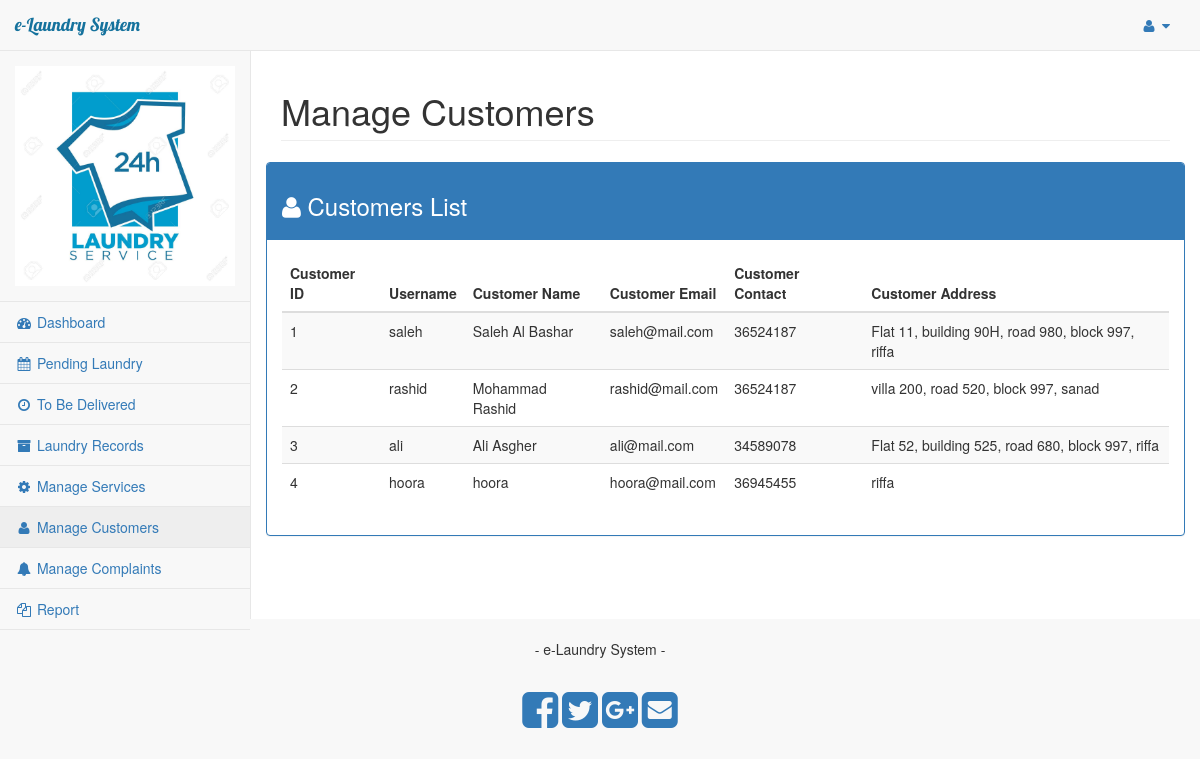
The page /admin/manage_customers.php (signed in) on the database its author committed.
### tables this page shows
CREATE TABLE `customers` (
  `id` int(11) NOT NULL,
  `name` varchar(255) NOT NULL,
  `email` varchar(255) NOT NULL,
  `contact` varchar(255) NOT NULL,
  `address` varchar(255) NOT NULL,
  `username` varchar(255) NOT NULL,
  `password` varchar(255) NOT NULL,
  `created_date` datetime NOT NULL DEFAULT CURRENT_TIMESTAMP
);

### admin/manage_customers.php (the view, shortened to what this page needs)
<?php include_once 'includes/header.php' ?>
        <div id="page-wrapper">
            <div class="row">
                <div class="col-lg-12">
                    <h1 class="page-header">Manage Customers</h1>
                </div>
            </div>
<section id="main">
  <div class="">
    <div class="row">
    <div id="errorDiv" class="col-sm-8 col-sm-offset-2">
      </div>
      <div class="panel panel-primary">
        <div class="panel-heading">
            <h3><span class="fa fa-user"></span> Customers List</h3>
        </div>
        <div class="panel-body">
            <table class="table table-striped">
                <thead>
                    <tr>
                        <th>
                            Customer ID
                        </th>
                        <th>
                            Username
                        </th>
                        <th>
                            Customer Name
                        </th>
                        <th>
                            Customer Email
                        </th>
                        <th>
                            Customer Contact
                        </th>
                        <th>
                            Customer Address
                        </th>
                    </tr>
                </thead>
                <tbody>
                <?php
                    $sql = "SELECT * FROM customers";
                    $rs = mysqli_query($con, $sql);
                    while ($row = mysqli_fetch_assoc($rs)){?>
                    <tr>
                        <td><?=$row['id'] ?></td>
                        <td><?=$row['username'] ?> </td>
                        <td><?=$row['name']?></td>
                        <td><?=$row['email'] ?> </td>
                        <td><?=$row['contact'] ?> </td>
                        <td><?=$row['address'] ?> </td>
                    </tr>
                <?php } ?>
                </tbody>
            </table>
        </div>
      </div>
    </div>
  </div>
</section>
        </div>
    </div>
<?php include_once 'includes/footer.php' ?>
</body>
</html>

### rows shown on the page
customers: id "1", username "saleh", name "Saleh Al Bashar", email "saleh@mail.com", contact "36524187", address "Flat 11, building 90H, road 980, block 997, riffa"
customers: id "2", username "rashid", name "Mohammad Rashid", email "rashid@mail.com", contact "36524187", address "villa 200, road 520, block 997, sanad"
customers: id "3", username "ali", name "Ali Asgher", email "ali@mail.com", contact "34589078", address "Flat 52, building 525, road 680, block 997, riffa"
customers: id "4", username "hoora", name "hoora", email "hoora@mail.com", contact "36945455", address "riffa"

### other values the page prints
constant("APP_NAME") "e-Laundry System"
